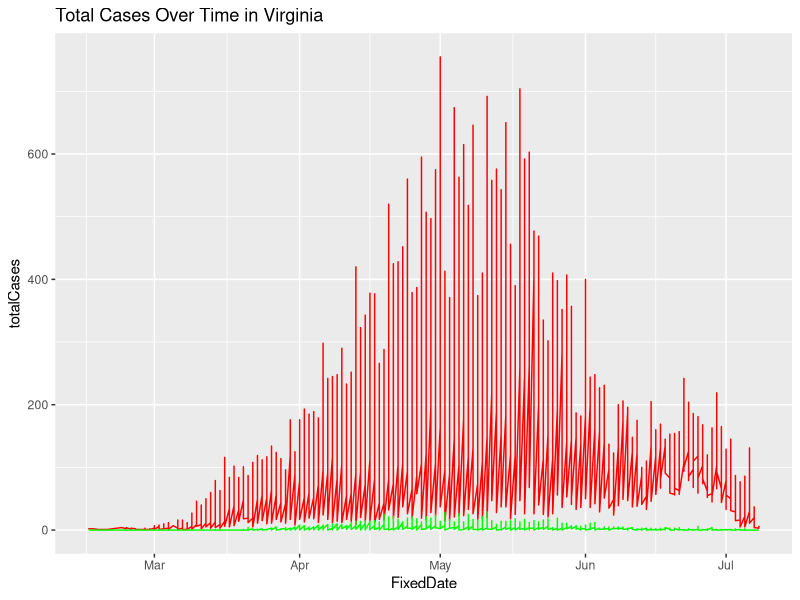
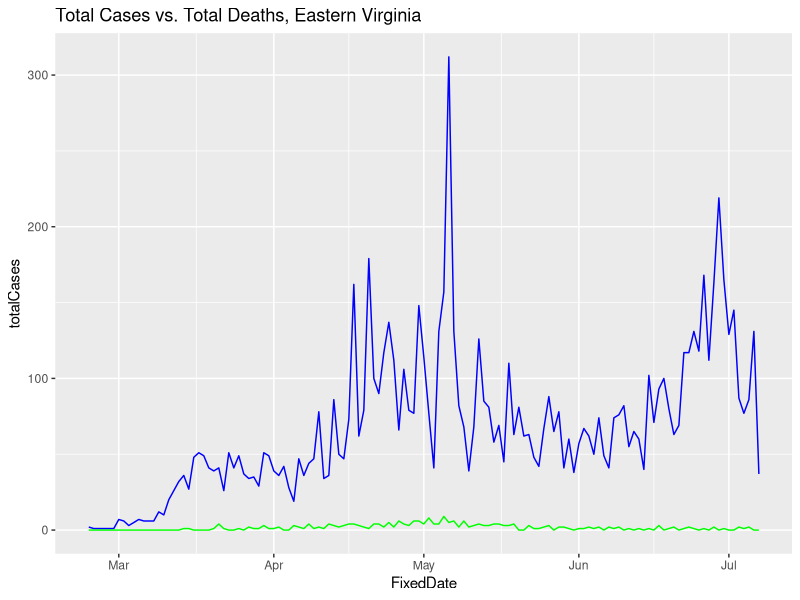
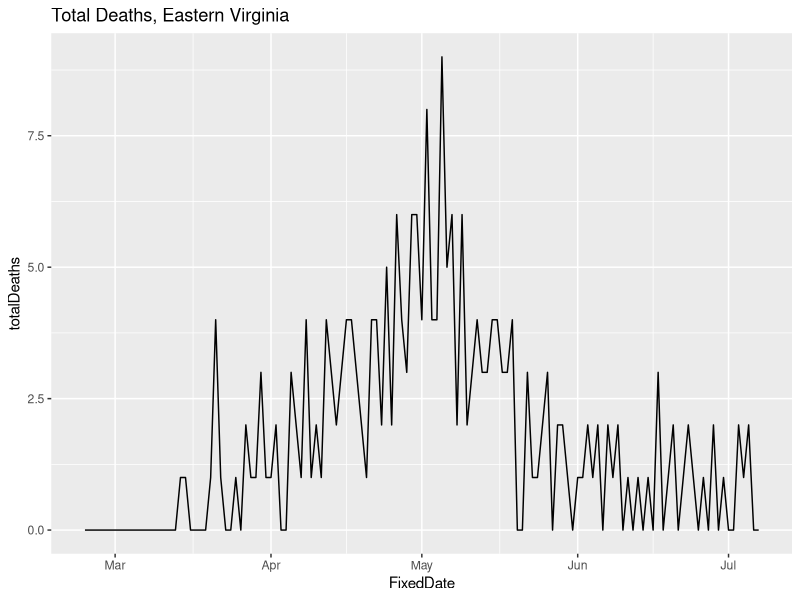
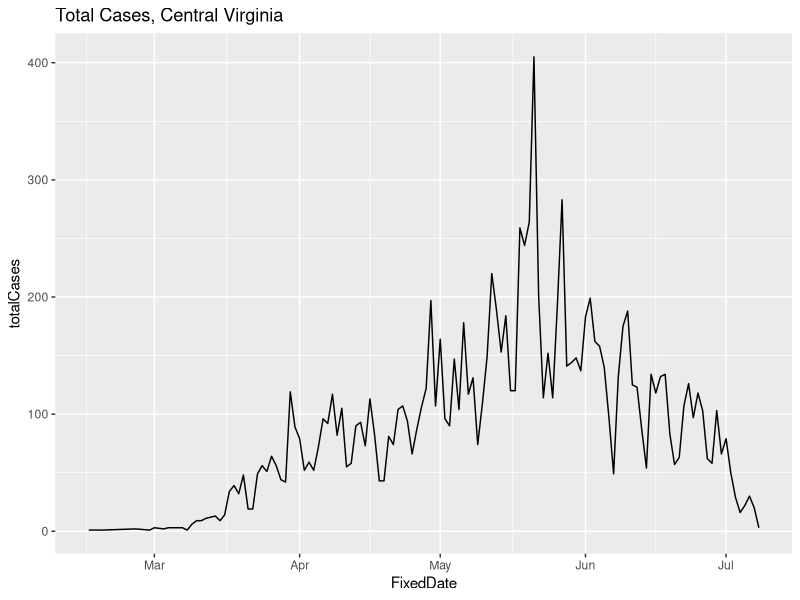

Write R code to recreate these figures, in order.
## ---- chunk 1
library(ggplot2)
## ---- chunk 2
rawData <- read.csv("VDH-COVID-19-PublicUseDataset-EventDate.csv", stringsAsFactors = FALSE)

# Fix the date field
rawData$FixedDate <- as.Date(rawData$Event.Date,format="%m/%d/%Y")
## ---- chunk 3
# Build a data frame with just the confirmed cases
confirmedCases <- subset(rawData, Case.Status == "Confirmed")

# Build a data frame with just the probable cases
probableCases <- subset(rawData, Case.Status == "Probable")

# Change the column headings to reflect the two data sets
col_headings          <- c('Event.Date',
                           'Health.Planning.Region', 
                           'Case.Status - Confirmed', 
                           'Cases-confirmed', 
                           'Hospitalizations-confirmed', 
                           'Deaths-confirmed', 
                           'FixedDate')
col_headings2         <- c('Event.Date',
                           'Health.Planning.Region', 
                           'Case.Status - Probable', 
                           'Cases-probable', 
                           'Hospitalizations-probable', 
                           'Deaths-probable', 
                           'FixedDate')
names(confirmedCases) <- col_headings
names(probableCases)  <- col_headings2

# Merge the two dataframes and build the new columns combining the data
mergedData            <- merge(confirmedCases, 
                               probableCases, 
                               by = c("FixedDate","Health.Planning.Region"), 
                               all.x = TRUE, 
                               all.y = TRUE)
mergedData[is.na(mergedData)] <- 0 # Replace all of the NA's with 0
## ---- chunk 4
mergedData$totalCases         <- mergedData$'Cases-confirmed' + 
  mergedData$'Cases-probable'
mergedData$totalHospitalized  <- mergedData$`Hospitalizations-confirmed` + 
  mergedData$`Hospitalizations-probable`
mergedData$totalDeaths        <- mergedData$`Deaths-confirmed` + 
  mergedData$`Deaths-probable`
## ---- chunk 5
casesEastern   <- subset(mergedData, mergedData$Health.Planning.Region == "Eastern")
casesCentral   <- subset(mergedData, mergedData$Health.Planning.Region == "Central")
casesNorthern  <- subset(mergedData, mergedData$Health.Planning.Region == "Northern")
casesNorthwest  <- subset(mergedData, mergedData$Health.Planning.Region == "Northwest")
casesSouthwest  <- subset(mergedData, mergedData$Health.Planning.Region == "Southwest")
## ---- chunk 6
totalCases            = sum(rawData$'Number.of.Cases')
totalHospitalizations = sum(rawData$'Number.of.Hospitalizations')
totalDeaths           = sum(rawData$'Number.of.Deaths')
## ---- chunk 7
numberHadit = sum(casesEastern$'totalDeaths') / .0026
## ---- chunk 8
totalCases_vs_Deaths_Plot = ggplot() + geom_line(data = mergedData, aes(x = FixedDate, y = totalCases), color='red') + geom_line(data = mergedData, aes(x = FixedDate, y = totalDeaths), color='green') 
print(totalCases_vs_Deaths_Plot + ggtitle("Total Cases Over Time in Virginia"))
## ---- chunk 9
totalCases_Eastern_Plot <- ggplot() + geom_line(data = casesEastern, aes(x = FixedDate, y = totalCases), color='blue') + 
  geom_line(data = casesEastern, aes(x = FixedDate, y = totalDeaths), color = 'green') 
print(totalCases_Eastern_Plot + ggtitle("Total Cases vs. Total Deaths, Eastern Virginia"))

## ---- chunk 10
totalDeaths_Eastern_Plot = ggplot(data = casesEastern, aes(x = FixedDate, y=totalDeaths)) + geom_line()
print(totalDeaths_Eastern_Plot + ggtitle("Total Deaths, Eastern Virginia"))
## ---- chunk 11
totalCases_Central_Plot = ggplot(data = casesCentral, aes(x = FixedDate, y = totalCases)) + geom_line()
print(totalCases_Central_Plot + ggtitle("Total Cases, Central Virginia"))
